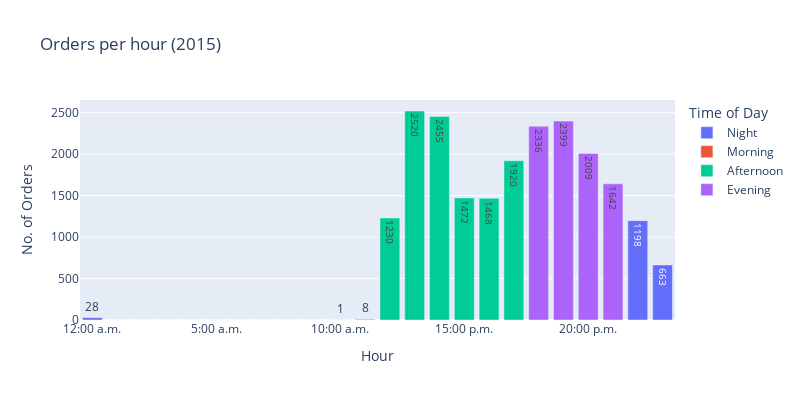

Write notebook code for a chart like this one.
### Code cell
bar_orders_per_hour = px.bar(orders_per_hour, y="Orders Count", x=orders_per_hour.index, 
    color=orders_per_hour["Category"],
            labels={
                "Orders Count": "No. of Orders",
                "Datetime": "Hour",
                "Category": "Time of Day"
            },
            title="Orders per hour (2015)", width=800, height=400,
            hover_data={'Category'}, 
            text=orders_per_hour["Orders Count"])

bar_orders_per_hour.update_traces(textposition='auto')
bar_orders_per_hour.update_layout(
    xaxis = dict(
        tickmode = 'array',
        tickvals = [0, 5, 10, 15, 20],
        ticktext = ['12:00 a.m.', '5:00 a.m.', 
        '10:00 a.m.', '15:00 p.m.', '20:00 p.m.']
    )
)

### Figure 1 — Plotly figure (JSON) as saved in the notebook; plotly's stock layout.template omitted (floating-point values rounded to 4 significant figures)
{"data": [{"alignmentgroup": "True", "customdata": [["Night"], ["Night"], ["Night"], ["Night"], ["Night"], ["Night"], ["Night"], ["Night"]], "hovertemplate": "Time of Day=%{customdata[0]}<br>Hour=%{x}<br>No. of Orders=%{text}<extra></extra>", "legendgroup": "Night", "marker": {"color": "#636efa", "pattern": {"shape": ""}}, "name": "Night", "offsetgroup": "Night", "orientation": "v", "showlegend": true, "text": [28, 0, 0, 0, 0, 0, 1198, 663], "textposition": "auto", "type": "bar", "x": [0, 1, 2, 3, 4, 5, 22, 23], "xaxis": "x", "y": [28, 0, 0, 0, 0, 0, 1198, 663], "yaxis": "y"}, {"alignmentgroup": "True", "customdata": [["Morning"], ["Morning"], ["Morning"], ["Morning"], ["Morning"], ["Morning"]], "hovertemplate": "Time of Day=%{customdata[0]}<br>Hour=%{x}<br>No. of Orders=%{text}<extra></extra>", "legendgroup": "Morning", "marker": {"color": "#EF553B", "pattern": {"shape": ""}}, "name": "Morning", "offsetgroup": "Morning", "orientation": "v", "showlegend": true, "text": [0, 0, 0, 0, 1, 8], "textposition": "auto", "type": "bar", "x": [6, 7, 8, 9, 10, 11], "xaxis": "x", "y": [0, 0, 0, 0, 1, 8], "yaxis": "y"}, {"alignmentgroup": "True", "customdata": [["Afternoon"], ["Afternoon"], ["Afternoon"], ["Afternoon"], ["Afternoon"], ["Afternoon"]], "hovertemplate": "Time of Day=%{customdata[0]}<br>Hour=%{x}<br>No. of Orders=%{text}<extra></extra>", "legendgroup": "Afternoon", "marker": {"color": "#00cc96", "pattern": {"shape": ""}}, "name": "Afternoon", "offsetgroup": "Afternoon", "orientation": "v", "showlegend": true, "text": [1230, 2520, 2455, 1472, 1468, 1920], "textposition": "auto", "type": "bar", "x": [12, 13, 14, 15, 16, 17], "xaxis": "x", "y": [1230, 2520, 2455, 1472, 1468, 1920], "yaxis": "y"}, {"alignmentgroup": "True", "customdata": [["Evening"], ["Evening"], ["Evening"], ["Evening"]], "hovertemplate": "Time of Day=%{customdata[0]}<br>Hour=%{x}<br>No. of Orders=%{text}<extra></extra>", "legendgroup": "Evening", "marker": {"color": "#ab63fa", "pattern": {"shape": ""}}, "name": "Evening", "offsetgroup": "Evening", "orientation": "v", "showlegend": true, "text": [2336, 2399, 2009, 1642], "textposition": "auto", "type": "bar", "x": [18, 19, 20, 21], "xaxis": "x", "y": [2336, 2399, 2009, 1642], "yaxis": "y"}], "layout": {"barmode": "relative", "height": 400, "legend": {"title": {"text": "Time of Day"}, "tracegroupgap": 0}, "title": {"text": "Orders per hour (2015)"}, "width": 800, "xaxis": {"anchor": "y", "domain": [0, 1], "tickmode": "array", "ticktext": ["12:00 a.m.", "5:00 a.m.", "10:00 a.m.", "15:00 p.m.", "20:00 p.m."], "tickvals": [0, 5, 10, 15, 20], "title": {"text": "Hour"}}, "yaxis": {"anchor": "x", "domain": [0, 1], "title": {"text": "No. of Orders"}}}}
